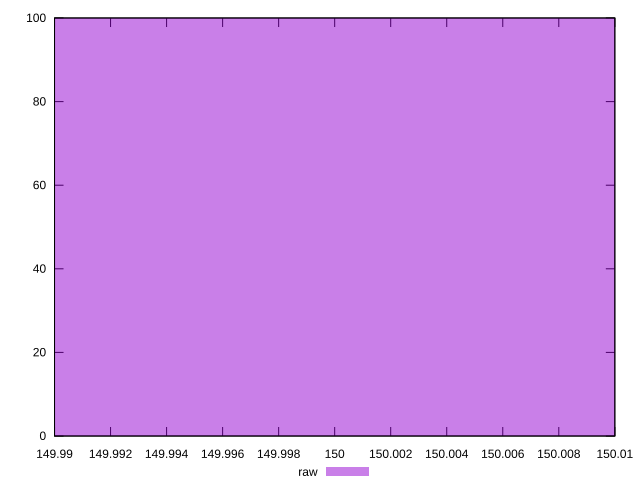

The script that saved this image:
reset

$raw <<EOF
150 100
EOF

set key outside below
set boxwidth 0.1
set xrange [149.99:150.01]
set yrange [0:100]
set trange [0:100]
set style fill transparent solid 0.5 noborder
set terminal svg size 640, 490 enhanced background rgb 'white'
set output "report_00008_2021-01-22T20:58:29.167/unminified-javascript/samples/pages+cached+noexternal+nofonts+nosvg+noimg+nocss/raw/histogram.svg"

plot $raw title "raw" with boxes

reset
